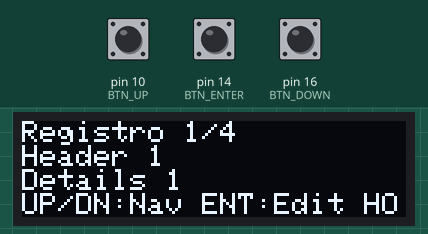
Bench run of a sketch on a simulated Arduino Leonardo, built with avr-gcc and run on an emulated ATmega32U4. Parts: 128×32 one-colour display. The test bench sets the inputs (shaded band); at power-on: pin 10 (BTN_UP) HIGH, pin 14 (BTN_ENTER) HIGH, pin 16 (BTN_DOWN) HIGH. EEPROM starts erased; USB keyboard and mouse output is not drawn.

Above: at 3.9 s.
4.0 s: pin 10 (BTN_UP) pulled LOW for 1 s
At 5.7 s:
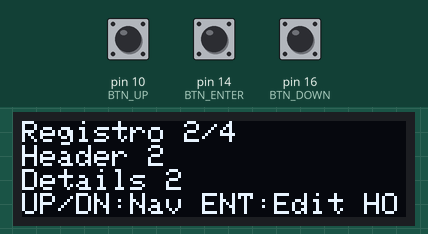
6.6 s: pin 14 (BTN_ENTER) pulled LOW for 0.15 s
At 7.2 s:
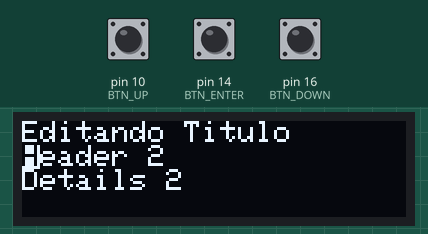
8.2 s: pin 16 (BTN_DOWN) pulled LOW for 3.2 s
At 12.6 s:
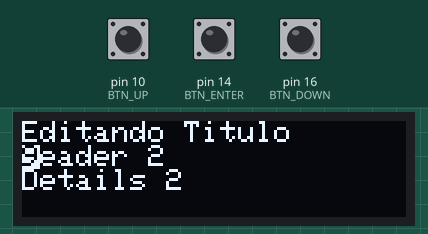
12.9 s: pin 14 (BTN_ENTER) pulled LOW for 1 s
At 13.41 s:
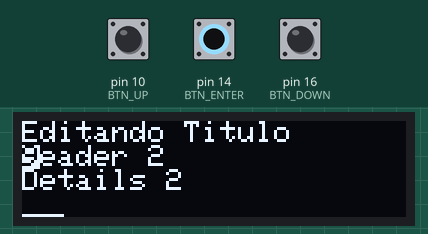
15.4 s: pin 10 (BTN_UP) pulled LOW for 0.15 s
At 16.8 s:
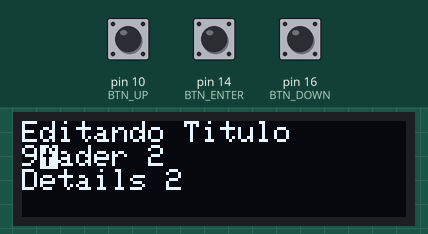
17.1 s: pin 16 (BTN_DOWN) pulled LOW for 1 s
At 19.0 s:
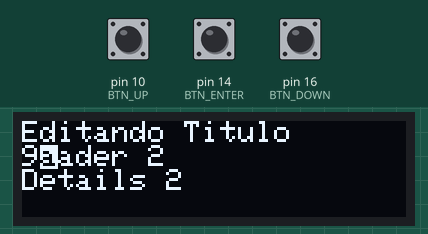
Timing chart, 0 to 20.5 s (numbered marks = the images above; inputs shaded):
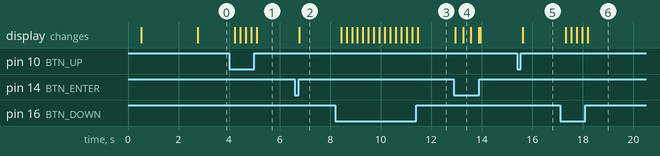

The sketch:

ArduinoKeyWalletV4.ino
```cpp
#include <Wire.h>
#include <Adafruit_SSD1306.h>
#include <EEPROM.h>
#include <Keyboard.h>

#define OLED_WIDTH 128
#define OLED_HEIGHT 32
Adafruit_SSD1306 display(OLED_WIDTH, OLED_HEIGHT, &Wire);

// Configuración de pines
const int BTN_UP = 10;
const int BTN_DOWN = 16;
const int BTN_ENTER = 14;

// Constantes del sistema
const int TOTAL_RECORDS = 4;
const int MAX_TITLE_LENGTH = 32;
const int MAX_CONTENT_LENGTH = 128;
const int RECORD_SIZE = MAX_TITLE_LENGTH + MAX_CONTENT_LENGTH + 2; // +2 para checksums

struct DataRecord {
  char header[MAX_TITLE_LENGTH + 1];
  char details[MAX_CONTENT_LENGTH + 1];
};

DataRecord dataset[TOTAL_RECORDS];
int activeRecord = 0;
uint8_t menuMode = 0; // 0: Vista, 1: Edición, 2: Confirmación
uint8_t editMode = 0; // 0: Título, 1: Contenido
int cursorPos = 0;
unsigned long lastInteraction = 0;
unsigned long pressStartTime = 0;
bool isEnterPressed = false;
const unsigned long LONG_PRESS_DURATION = 3000;
bool showSavedMessage = false;
unsigned long savedMessageTime = 0;
const unsigned long SAVED_MESSAGE_DURATION = 1500;

void setup() {
  delay(500);
  pinMode(BTN_UP, INPUT_PULLUP);
  pinMode(BTN_DOWN, INPUT_PULLUP);
  pinMode(BTN_ENTER, INPUT_PULLUP);

  display.begin(SSD1306_SWITCHCAPVCC, 0x3C);
  display.setTextSize(1);
  display.setTextColor(SSD1306_WHITE);

  Keyboard.begin();

  if (!checkEEPROMInitialized()) {
    initializeEEPROM();
  }
  loadRecord(activeRecord);
}

void loop() {
  handleButtonEvents();
  updateDisplay();
  checkTimeout();

  // Manejador de mensaje de guardado
  if (showSavedMessage && millis() - savedMessageTime > SAVED_MESSAGE_DURATION) {
    showSavedMessage = false;
  }
}

// Funciones de manejo de EEPROM
bool checkEEPROMInitialized() {
  return EEPROM.read(0) != 255;
}

void initializeEEPROM() {
  for (int i = 0; i < TOTAL_RECORDS; i++) {
    sprintf(dataset[i].header, "Header %d", i+1);
    sprintf(dataset[i].details, "Details %d", i+1);
    saveRecord(i);
  }
}

void loadRecord(int index) {
  int address = index * RECORD_SIZE;
  for (int i = 0; i < MAX_TITLE_LENGTH; i++) {
    dataset[index].header[i] = EEPROM.read(address + i);
  }
  dataset[index].header[MAX_TITLE_LENGTH] = '\0';  // Garantizar terminación

  for (int i = 0; i < MAX_CONTENT_LENGTH; i++) {
    dataset[index].details[i] = EEPROM.read(address + MAX_TITLE_LENGTH + 1 + i);
  }
  dataset[index].details[MAX_CONTENT_LENGTH] = '\0';  // Garantizar terminación
}

void saveRecord(int index) {
  int address = index * RECORD_SIZE;
  for (int i = 0; i < MAX_TITLE_LENGTH + 1; i++) {
    EEPROM.write(address + i, dataset[index].header[i]);
  }
  for (int i = 0; i < MAX_CONTENT_LENGTH + 1; i++) {
    EEPROM.write(address + MAX_TITLE_LENGTH + 1 + i, dataset[index].details[i]);
  }
}

void handleButtonEvents() {
  bool currentUpState = digitalRead(BTN_UP) == LOW;
  bool currentDownState = digitalRead(BTN_DOWN) == LOW;
  bool currentEnterState = digitalRead(BTN_ENTER) == LOW;

  // Si se está mostrando el mensaje de guardado, no procesar botones
  if (showSavedMessage) {
    return;
  }

  if (currentUpState) {
    lastInteraction = millis();
    if (menuMode == 0) {
      activeRecord = (activeRecord + 1) % TOTAL_RECORDS;
      loadRecord(activeRecord);
    } else if (menuMode == 1) {
      if (editMode == 0) {
        incrementChar(dataset[activeRecord].header[cursorPos]);
      } else {
        incrementChar(dataset[activeRecord].details[cursorPos]);
      }
    } else if (menuMode == 2) {
      saveChanges();
    }
    delay(200); // Pequeño debounce para evitar múltiples pulsaciones
  }

  if (currentDownState) {
    lastInteraction = millis();
    if (menuMode == 0) {
      activeRecord = (activeRecord - 1 + TOTAL_RECORDS) % TOTAL_RECORDS;
      loadRecord(activeRecord);
    } else if (menuMode == 1) {
      if (editMode == 0) {
        decrementChar(dataset[activeRecord].header[cursorPos]);
      } else {
        decrementChar(dataset[activeRecord].details[cursorPos]);
      }
    } else if (menuMode == 2) {
      menuMode = 1;
    }
    delay(200); // Pequeño debounce para evitar múltiples pulsaciones
  }

  if (currentEnterState) {
    if (!isEnterPressed) {
      pressStartTime = millis();
      isEnterPressed = true;
    } else if (isEnterPressed && millis() - pressStartTime >= LONG_PRESS_DURATION) {
      lastInteraction = millis();
      if (menuMode == 0) {
        // En modo vista, pulsación larga envía el contenido al teclado
        Keyboard.print(dataset[activeRecord].details);
      } else if (menuMode == 1) {
        if (editMode == 0) {
          editMode = 1;
          cursorPos = 0;
        } else {
          menuMode = 2;
        }
      }
      isEnterPressed = false;
    }
  } else {
    if (isEnterPressed) {
      lastInteraction = millis();
      if (millis() - pressStartTime < LONG_PRESS_DURATION) {
        // Pulsación corta
        if (menuMode == 0) {
          menuMode = 1;
          cursorPos = 0;
          editMode = 0;
        } else if (menuMode == 1) {
          // Navegación mejorada
          if (editMode == 0) {
            if (cursorPos >= strlen(dataset[activeRecord].header) || cursorPos >= MAX_TITLE_LENGTH - 1) {
              editMode = 1;
              cursorPos = 0;
            } else {
              cursorPos++;
            }
          } else { // editMode == 1
            if (cursorPos >= strlen(dataset[activeRecord].details) || cursorPos >= MAX_CONTENT_LENGTH - 1) {
              menuMode = 2;
            } else {
              cursorPos++;
            }
          }
        }
      }
      isEnterPressed = false;
    }
  }
}

void incrementChar(char &c) {
  if (c < 126) c++; else c = 32;
}

void decrementChar(char &c) {
  if (c > 32) c--; else c = 126;
}

void updateDisplay() {
  display.clearDisplay();
  display.setCursor(0, 0);

  if (showSavedMessage) {
    displaySavedMessage();
  } else if (menuMode == 0) {
    displayViewMode();
  } else if (menuMode == 1) {
    displayEditMode();
  } else if (menuMode == 2) {
    displaySaveConfirmation();
  }

  display.display();
}

void displayViewMode() {
  display.print("Registro ");
  display.print(activeRecord + 1);
  display.print("/");
  display.println(TOTAL_RECORDS);

  display.println(dataset[activeRecord].header);
  display.println(dataset[activeRecord].details);

  display.println("UP/DN:Nav ENT:Edit HOLD:Send");
}

void displayEditMode() {
  display.print("Editando ");
  display.println(editMode == 0 ? "Titulo" : "Contenido");

  display.println(dataset[activeRecord].header);
  display.println(dataset[activeRecord].details);

  int cursorY = editMode == 0 ? 8 : 16;
  display.fillRect(cursorPos * 6, cursorY, 6, 8, SSD1306_INVERSE);

  // Añadir indicador de pulsación larga
  if (isEnterPressed) {
    int progress = map(millis() - pressStartTime, 0, LONG_PRESS_DURATION, 0, 128);
    display.fillRect(0, 31, progress, 1, SSD1306_WHITE);
  }
}

void displaySaveConfirmation() {
  display.clearDisplay();
  display.setCursor(0, 0);
  display.println("Guardar cambios?");
  display.println("UP: Si");
  display.println("DOWN: No");
}

void displaySavedMessage() {
  display.clearDisplay();
  display.setCursor(0, 0);
  display.println("cambios guardados!");
  display.println("");
  display.println("Volviendo al modo de visualización...");
}

void checkTimeout() {
  const unsigned long TIMEOUT_DURATION = 30000;
  if (menuMode != 0 && millis() - lastInteraction > TIMEOUT_DURATION) {
    menuMode = 0;
  }
}

void saveChanges() {
  saveRecord(activeRecord);
  showSavedMessage = true;
  savedMessageTime = millis();
  menuMode = 0;
}
```

Measured:
- after the input at 4.0 s, the display: changes after 0.22 s (image 1)
- after the input at 6.6 s, the display: changes after 0.18 s (image 2)
- after the input at 8.2 s, the display: first changes after 0.23 s (image 3 shows a later state)
- after the input at 12.9 s, the display: first changes after 0.06 s (image 4 shows a later state)
- after the input at 15.4 s, the display: changes after 0.22 s (image 5)
- after the input at 17.1 s, the display: first changes after 0.23 s (image 6 shows a later state)
